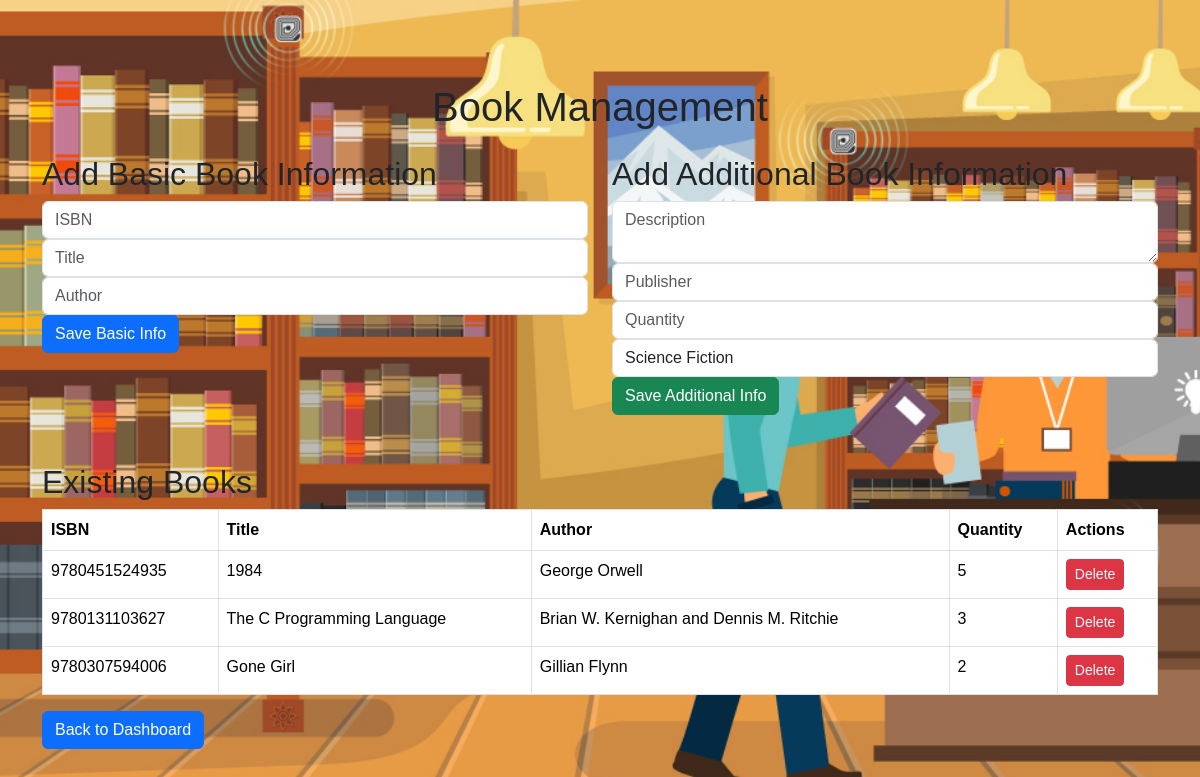
The page /book_management.php (signed in) on the database its author committed.
### tables this page shows
CREATE TABLE book (
    book_id INT PRIMARY KEY AUTO_INCREMENT,
    isbn VARCHAR(13) UNIQUE NOT NULL,
    title VARCHAR(255) NOT NULL,
    author VARCHAR(100),
    description TEXT,
    publisher VARCHAR(100),
    quantity INT NOT NULL,
    cover VARCHAR(255),
    cat_id INT,
    status ENUM('yes', 'no') DEFAULT 'yes',  
    FOREIGN KEY (cat_id) REFERENCES category(cat_id) ON DELETE SET NULL
);

### book_management.php (the view, shortened to what this page needs)
<?php
include 'db_connection.php';
$books = $conn->query("SELECT * FROM book")->fetchAll(PDO::FETCH_ASSOC);
?>
<!DOCTYPE html>
<html lang="en">
<head>
    <link rel="stylesheet" href="assets/css/bootstrap.min.css">
    <link rel="stylesheet" href="assets/css/styles.css">
</head>
<body>
    <div class="container mt-5">
        <h1 class="text-center mb-4">Book Management</h1>
        <div class="row">
            <div class="col-md-6 mb-5">
                <h2>Add Basic Book Information</h2>
                <form method="POST" action="" class="mb-4">
                    <div class="form-group">
                        <input type="text" class="form-control" name="isbn" placeholder="ISBN" required>
                    </div>
                    <div class="form-group">
                        <input type="text" class="form-control" name="title" placeholder="Title" required>
                    </div>
                    <div class="form-group">
                        <input type="text" class="form-control" name="author" placeholder="Author">
                    </div>
                    <button type="submit" name="action" value="add_basic" class="btn btn-primary">Save Basic Info</button>
                </form>
            </div>
            <div class="col-md-6 mb-5">
                <h2>Add Additional Book Information</h2>
                <form method="POST" action="">
                    <div class="form-group">
                        <textarea class="form-control" name="description" placeholder="Description"></textarea>
                    </div>
                    <div class="form-group">
                        <input type="text" class="form-control" name="publisher" placeholder="Publisher">
                    </div>
                    <div class="form-group">
                        <input type="number" class="form-control" name="quantity" placeholder="Quantity" required>
                    </div>
                    <div class="form-group">
                        <select class="form-control" name="cat_id" required>
                            <?php
                            $categories = $conn->query("SELECT * FROM category")->fetchAll(PDO::FETCH_ASSOC);
                            foreach ($categories as $category) {
                                echo "<option value='{$category['cat_id']}'>{$category['cat_name']}</option>";
                            }
                            ?>
                        </select>
                    </div>
                    <button type="submit" name="action" value="add_additional" class="btn btn-success">Save Additional Info</button>
                </form>
            </div>
        </div>
        <h2>Existing Books</h2>
        <table class="table table-bordered">
            <thead class="thead-light">
                <tr>
                    <th>ISBN</th>
                    <th>Title</th>
                    <th>Author</th>
                    <th>Quantity</th>
                    <th>Actions</th>
                </tr>
            </thead>
            <tbody>
                <?php foreach ($books as $book): ?>
                <tr>
                    <td><?php echo htmlspecialchars($book['isbn']); ?></td>
                    <td><?php echo htmlspecialchars($book['title']); ?></td>
                    <td><?php echo htmlspecialchars($book['author']); ?></td>
                    <td><?php echo htmlspecialchars($book['quantity']); ?></td>
                    <td>
                        <form method="POST" action="" style="display: inline;">
                            <button type="submit" name="action" value="delete" class="btn btn-danger btn-sm" onclick="return confirm('Are you sure you want to delete this book?')">Delete</button>
                        </form>
                    </td>
                </tr>
                <?php endforeach; ?>
            </tbody>
        </table>
        <p><a href="dashboard.php" class="btn btn-primary">Back to Dashboard</a></p>
    </div>
</body>
</html>

### assets/css/styles.css (style rules this page uses)
body { font-family: 'Poppins', Arial, sans-serif; background: linear-gradient(135deg, #e8f0ff, #ffffff); margin: 0; padding: 0; background-image: url('../images/012.jpg'); background-size: cover; background-repeat: no-repeat; background-position: center; height: 100vh; display: flex; justify-content: center; align-items: center; }

### rows shown on the page
book: isbn "9780451524935", title "1984", author "George Orwell", quantity "5"
book: isbn "9780131103627", title "The C Programming Language", author "Brian W. Kernighan and Dennis M. Ritchie", quantity "3"
book: isbn "9780307594006", title "Gone Girl", author "Gillian Flynn", quantity "2"

### other values the page prints
form field cat_id "Science Fiction"
